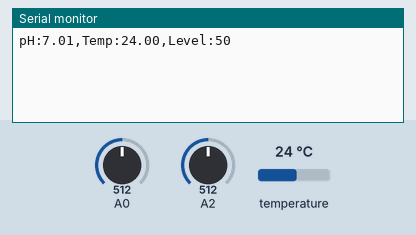
Simulated run of this sketch. Board: Arduino Uno, built with avr-gcc and run on an emulated ATmega328P. On the bench: the last lines printed to the serial monitor. The inputs (shaded band) are chosen by the test bench; at power-on: temperature 24 °C, A0 = 512, A2 = 512.

Above: at 3.0 s.
3.1 s: temperature set to 12 °C
At 3.9 s:
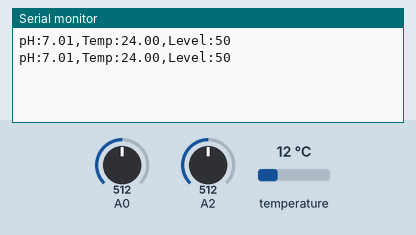
6.1 s: A0 set to 716
At 8.4 s:
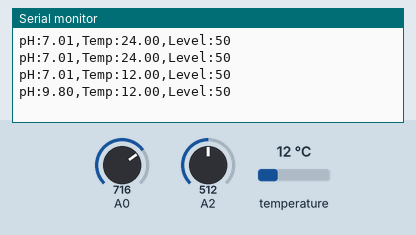
9.1 s: A2 set to 716
At 11.3 s:
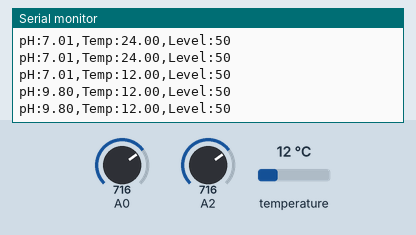
12.1 s: temperature set to 19 °C
At 13.0 s:
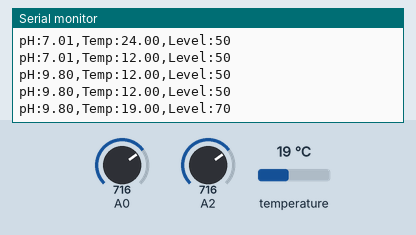
15.1 s: A0 set to 900
At 17.5 s:
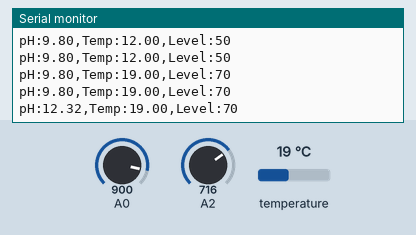
18.1 s: A2 set to 900
At 19.2 s:
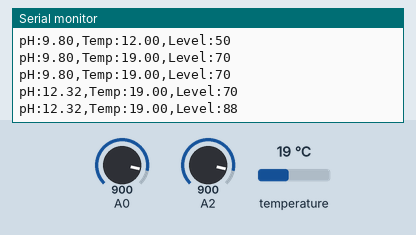
Timing chart, 0 to 21.1 s (numbered marks = the images above; inputs shaded):
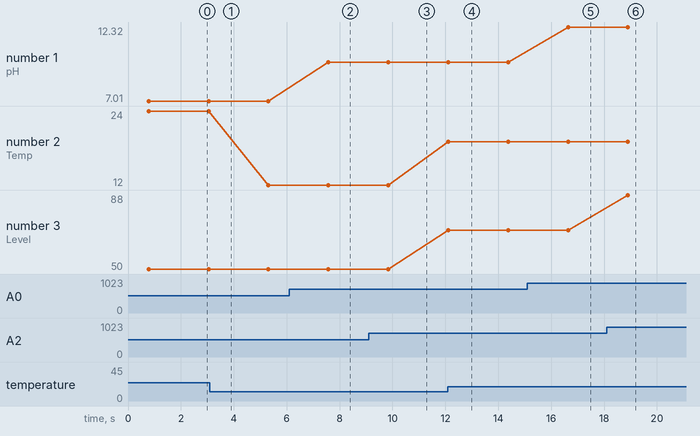

Measured:
- after the input at 6.1 s, the serial monitor: prints a new line after 1.5 s (image 2)
- after the input at 12.1 s, the serial monitor: prints a new line at once (image 4)
- after the input at 15.1 s, the serial monitor: prints a new line after 1.5 s (image 5)
- after the input at 18.1 s, the serial monitor: prints a new line after 0.80 s (image 6)
- plotted number 1: 7.01 → 9.8 after the input at 6.1 s, 9.8 → 12.32 after the input at 15.1 s
- plotted number 2: 24 → 12 after the input at 3.1 s, 12 → 19 after the input at 12.1 s
- plotted number 3: 70 → 88 after the input at 18.1 s

The sketch:

asr_finalcode.ino
```cpp
/*
  AQUA STASIS REGULATOR
  Arduino UNO
  pH + DS18B20 Temperature + Water Level
  Serial output for Python → Blynk gateway
*/

#include <OneWire.h>
#include <DallasTemperature.h>

#define TEMP_PIN 2

OneWire oneWire(TEMP_PIN);
DallasTemperature sensors(&oneWire);

void setup() {
  Serial.begin(9600);
  sensors.begin();
}

void loop() {
  int phRaw = analogRead(A0);
  int levelRaw = analogRead(A2);

  sensors.requestTemperatures();
  float temperature = sensors.getTempCByIndex(0);

  // Convert sensor readings
  float pH = (phRaw * 14.0) / 1023.0;
  float waterLevel = (levelRaw * 100.0) / 1023.0;

  // Send formatted data to Python
  Serial.print("pH:");
  Serial.print(pH, 2);

  Serial.print(",Temp:");
  Serial.print(temperature, 2);

  Serial.print(",Level:");
  Serial.println(waterLevel, 0);

  delay(1500);
}
```
